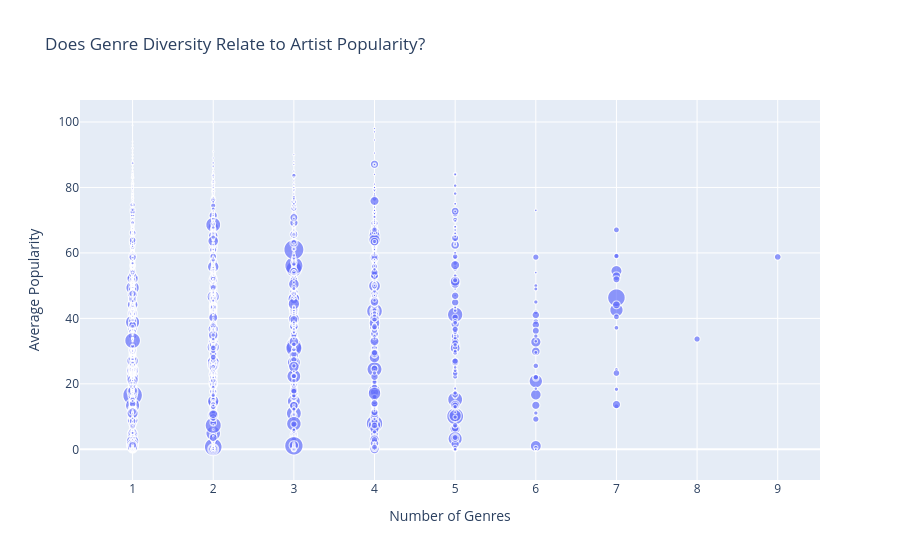

Write notebook code for a chart like this one.
### Code cell
fig = px.scatter(
    artist_genre_summary,
    x="genre_count",
    y="avg_popularity",
    size="total_tracks",
    hover_data=["artists", "total_tracks"],
    title="Does Genre Diversity Relate to Artist Popularity?",
    labels={
        "genre_count": "Number of Genres",
        "avg_popularity": "Average Popularity"
    }
)

fig.show()

### Figure 1 — Plotly figure (JSON) as saved in the notebook; plotly's stock layout.template omitted (floating-point values rounded to 4 significant figures; data arrays with more than 128 entries replaced by an {"elided": "..."} marker saying what was removed)
{"data": [{"customdata": {"elided": "31437x2 mixed values"}, "hovertemplate": "Number of Genres=%{x}<br>Average Popularity=%{y}<br>total_tracks=%{customdata[1]}<br>artists=%{customdata[0]}<extra></extra>", "legendgroup": "", "marker": {"color": "#636efa", "size": {"elided": "31437 int values"}, "sizemode": "area", "sizeref": 0.6975, "symbol": "circle"}, "mode": "markers", "name": "", "showlegend": false, "type": "scattergl", "x": {"elided": "31437 int values"}, "xaxis": "x", "y": {"elided": "31437 float values"}, "yaxis": "y"}], "layout": {"legend": {"itemsizing": "constant", "tracegroupgap": 0}, "title": {"text": "Does Genre Diversity Relate to Artist Popularity?"}, "xaxis": {"anchor": "y", "domain": [0, 1], "title": {"text": "Number of Genres"}}, "yaxis": {"anchor": "x", "domain": [0, 1], "title": {"text": "Average Popularity"}}}}
